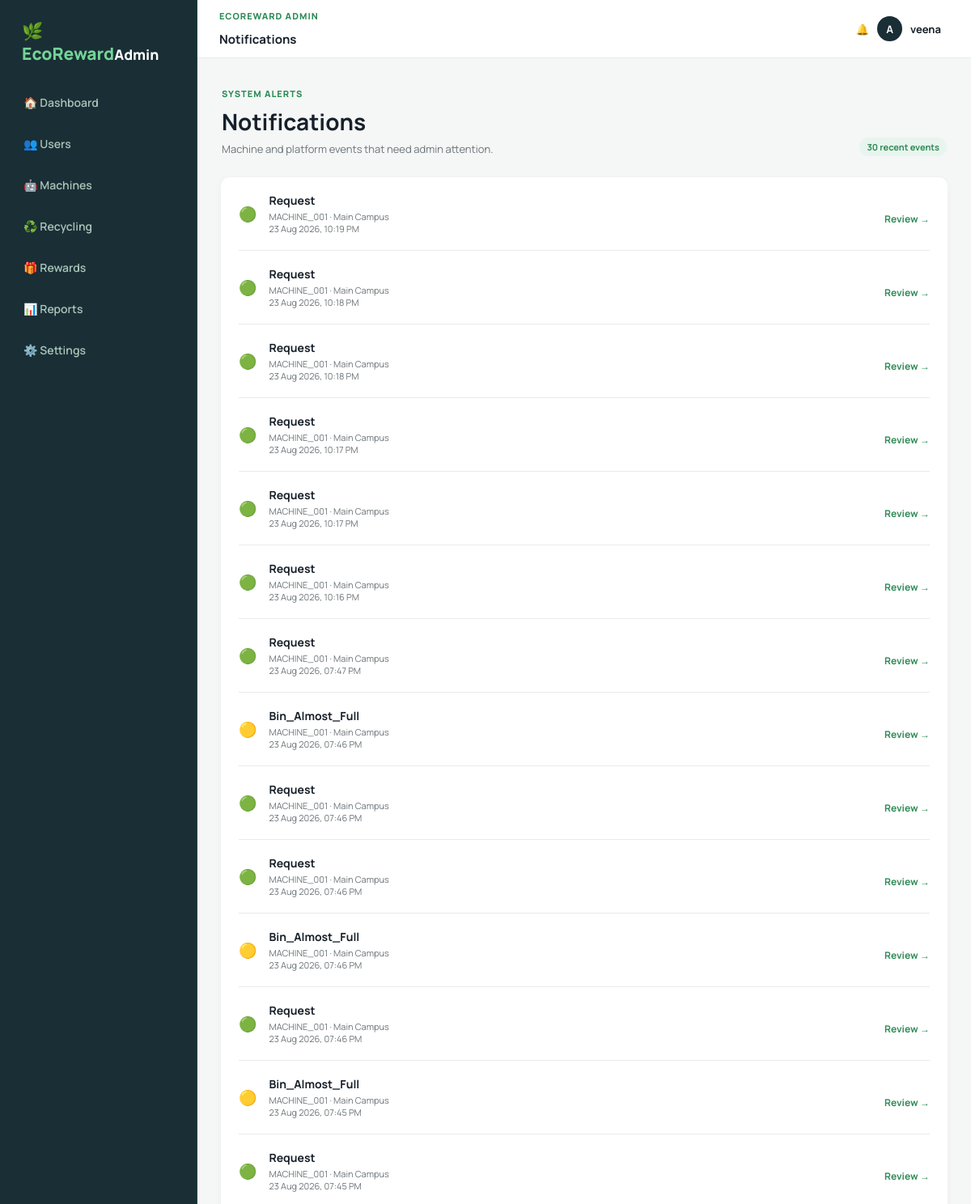
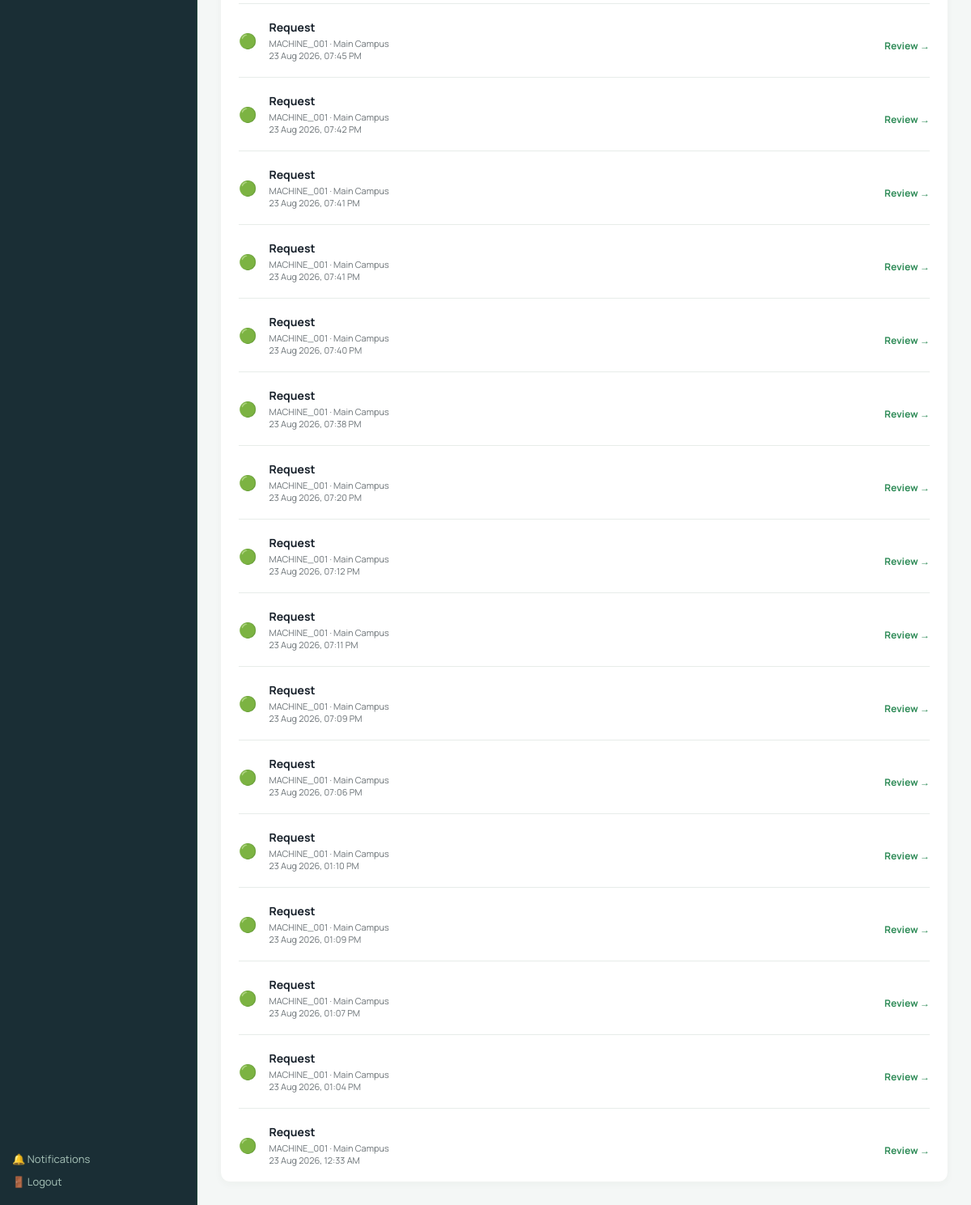
Screenshot of /admin-panel/notifications/ (signed in) with the database file from the repository (2 pictures, top to bottom).
### recycling/models.py (models this page shows)
class MachineEvent(models.Model):
    machine = models.ForeignKey(Machine, on_delete=models.CASCADE)
    event_type = models.CharField(max_length=60)
    data = models.JSONField(default=dict)
    created_at = models.DateTimeField(auto_now_add=True)

class Machine(models.Model):
    STATUS_CHOICES = [("ONLINE", "Online"), ("OFFLINE", "Offline"), ("MAINTENANCE", "Maintenance")]
    code = models.CharField(max_length=40, unique=True)
    location = models.CharField(max_length=120, default="Main Campus")
    status = models.CharField(max_length=20, choices=STATUS_CHOICES, default="ONLINE")
    bin_level = models.PositiveIntegerField(default=40)
    api_key = models.CharField(max_length=120, default="change-me")
    last_seen = models.DateTimeField(auto_now=True)

### recycling/views.py (the view)
# urls.py: path("admin-panel/notifications/", views.admin_notifications_page, name="admin_notifications_page"),
@login_required
def admin_notifications_page(request):
    if not admin_only(request):
        return redirect("dashboard")
    events = MachineEvent.objects.select_related("machine").order_by("-created_at")[:30]
    return render(request, "admin/notifications.html", {"events": events, "unread": events.count(), "admin_section": "notifications", "page_title": "Notifications"})

### recycling/views.py (called while the page is built)
def admin_only(request):
    return request.user.is_authenticated and hasattr(request.user, "profile") and request.user.profile.role == "ADMIN"

### templates/admin/notifications.html
{% extends 'admin/base.html' %}
{% block admin_content %}
<div class="page-heading"><div><p class="eyebrow">SYSTEM ALERTS</p><h1>Notifications</h1><p>Machine and platform events that need admin attention.</p></div><span class="pill">{{ unread }} recent events</span></div>
<section class="panel admin-panel notification-panel">{% for event in events %}<article class="notification-item"><span class="alert-symbol">{% if event.event_type == 'BIN_ALMOST_FULL' %}🟡{% elif event.event_type == 'REQUEST' %}🟢{% else %}⚠️{% endif %}</span><div><h2>{{ event.event_type|title }}</h2><p>{{ event.machine.code }} · {{ event.machine.location }}</p><time>{{ event.created_at|date:'d M Y, h:i A' }}</time></div><a class="detail" href="{% url 'admin_machine_detail_page' event.machine.id %}">Review →</a></article>{% empty %}<div class="empty-state">No notifications yet.</div>{% endfor %}</section>
{% endblock %}

### templates/admin/base.html (shortened to what this page needs)
{% extends 'base.html' %}
{% block body %}
<div class="shell admin-shell">
  <aside class="sidebar admin-sidebar">
    <div>
      <div class="brand"><span>🌿 EcoReward</span><small>Admin</small></div>
      <nav class="nav admin-nav">
        <a class="{% if admin_section == 'dashboard' %}active{% endif %}" href="{% url 'admin_dashboard' %}">🏠 Dashboard</a>
        <a class="{% if admin_section == 'users' %}active{% endif %}" href="{% url 'admin_users_page' %}">👥 Users</a>
        <a class="{% if admin_section == 'machines' %}active{% endif %}" href="{% url 'admin_machines_page' %}">🤖 Machines</a>
        <a class="{% if admin_section == 'recycling' %}active{% endif %}" href="{% url 'admin_recycling_page' %}">♻️ Recycling</a>
        <a class="{% if admin_section == 'rewards' %}active{% endif %}" href="{% url 'admin_rewards_page' %}">🎁 Rewards</a>
        <a class="{% if admin_section == 'reports' %}active{% endif %}" href="{% url 'admin_reports_page' %}">📊 Reports</a>
        <a class="{% if admin_section == 'settings' %}active{% endif %}" href="{% url 'admin_settings_page' %}">⚙️ Settings</a>
      </nav>
    </div>
    <div class="admin-side-foot">
      <a href="{% url 'admin_notifications_page' %}">🔔 Notifications</a>
      <a href="{% url 'logout' %}">🚪 Logout</a>
    </div>
  </aside>
  <div class="content">
    <header class="topbar admin-topbar">
      <div class="admin-page-title"><span class="eyebrow">ECOREWARD ADMIN</span><b>{{ page_title }}</b></div>
      <div class="user"><a href="{% url 'admin_notifications_page' %}">🔔</a><span class="avatar">{{ request.user.username|first|upper }}</span><span>{{ request.user.get_full_name|default:request.user.username }}</span></div>
    </header>
    <main class="main admin-main">{% block admin_content %}{% endblock %}</main>
  </div>
</div>
{% endblock %}

### static/css/app.css (style rules this page uses)
:root { --green:#2e8b57;--dark:#1a2e35;--mint:#e8f5ee;--bg:#f4f7f6;--ink:#17202a;--muted:#6d7478;--line:#e7ece9;--orange:#f48622 }
* { box-sizing:border-box }
body { margin:0;background:var(--bg);color:var(--ink);font-family:Manrope,Arial,sans-serif }
a { text-decoration:none;color:inherit }
.shell { display:flex;min-height:100vh }
.sidebar { width:244px;background:#fff;border-right:1px solid var(--line);padding:20px 15px;display:flex;flex-direction:column;justify-content:space-between }
.brand { font-size:21px;font-weight:800;color:var(--dark);padding:4px 12px 24px }
.brand span { color:var(--green) }
.nav { display:grid;gap:6px }
.nav a { padding:13px 14px;color:var(--muted);border-radius:9px;font-weight:600;font-size:14px }
.content { flex:1;min-width:0 }
.topbar { height:60px;background:#fff;border-bottom:1px solid var(--line);display:flex;align-items:center;justify-content:space-between;padding:0 27px }
.user { display:flex;align-items:center;gap:10px;font-size:13px;font-weight:700;white-space:nowrap }
.avatar { width:31px;height:31px;border-radius:50%;background:var(--dark);color:#fff;display:grid;place-items:center }
.main { padding:24px 28px 28px;max-width:1180px;margin:auto }
.hero,.card,.panel { background:#fff;border:1px solid #f0f3f1;border-radius:12px;box-shadow:0 3px 10px #18352c08 }
.detail { display:block;color:var(--green);font-size:12px;font-weight:700;margin-top:13px }
.panel { padding:18px }
.panel h2 { font-size:16px;margin:0 }
.pill { padding:4px 9px;border-radius:99px;background:var(--mint);color:var(--green);font-size:11px;font-weight:700 }
.admin-shell .sidebar { background:var(--dark);color:#fff }
.admin-shell .brand { color:#fff }
.admin-shell .nav a { color:#bac6c5 }
.eyebrow { margin:0 0 8px;color:var(--green);font-size:11px;font-weight:800;letter-spacing:1px }
.admin-topbar { height:72px }
.admin-topbar>div:first-child { display:grid;gap:3px }
.admin-topbar b { font-size:15px }
.admin-sidebar { background:#102a25;color:#dcece4;border-color:#21463b }
.admin-sidebar .brand { color:#fff }
.admin-sidebar .brand span { color:#73d497 }
.admin-sidebar .nav a { color:#a9c5ba }
.admin-side-foot { display:grid;gap:10px;font-size:13px }
.admin-side-foot>a { color:#a9c5ba }
.admin-main { max-width:1400px }
.admin-panel { padding:21px }
.admin-panel h2 { margin:0;font-size:18px }
.admin-nav a { display:flex;gap:10px;align-items:center }
.admin-page-title { display:grid;gap:3px }
.page-heading { display:flex;align-items:end;justify-content:space-between;gap:20px;padding:12px 2px 25px }
.page-heading h1 { margin:0 0 6px;font-size:28px }
.page-heading p:not(.eyebrow) { margin:0;color:var(--muted);font-size:13px }
.alert-symbol { font-size:18px }
.notification-panel { padding:0 22px }
.notification-item { display:flex;align-items:center;gap:15px;padding:19px 0;border-bottom:1px solid var(--line) }
.notification-item:last-child { border:0 }
.notification-item h2 { font-size:14px;margin:0 0 3px }
.notification-item p,.notification-item time { display:block;color:var(--muted);font-size:11px;margin:0 }
.notification-item .detail { margin-left:auto }
html,body { max-width:100%;overflow-x:hidden }

### rows the page displays
MachineEvent: event_type "Request", machine.code "MACHINE_001", machine.location "Main Campus", created_at "23 Aug 2026, 10:19 PM"
MachineEvent: event_type "Request", machine.code "MACHINE_001", machine.location "Main Campus", created_at "23 Aug 2026, 10:18 PM"
MachineEvent: event_type "Request", machine.code "MACHINE_001", machine.location "Main Campus", created_at "23 Aug 2026, 10:18 PM"
MachineEvent: event_type "Request", machine.code "MACHINE_001", machine.location "Main Campus", created_at "23 Aug 2026, 10:17 PM"
MachineEvent: event_type "Request", machine.code "MACHINE_001", machine.location "Main Campus", created_at "23 Aug 2026, 10:17 PM"
MachineEvent: event_type "Request", machine.code "MACHINE_001", machine.location "Main Campus", created_at "23 Aug 2026, 10:16 PM"
MachineEvent: event_type "Request", machine.code "MACHINE_001", machine.location "Main Campus", created_at "23 Aug 2026, 07:47 PM"
MachineEvent: event_type "Bin_Almost_Full", machine.code "MACHINE_001", machine.location "Main Campus", created_at "23 Aug 2026, 07:46 PM"
MachineEvent: event_type "Request", machine.code "MACHINE_001", machine.location "Main Campus", created_at "23 Aug 2026, 07:46 PM"
MachineEvent: event_type "Request", machine.code "MACHINE_001", machine.location "Main Campus", created_at "23 Aug 2026, 07:46 PM"
MachineEvent: event_type "Bin_Almost_Full", machine.code "MACHINE_001", machine.location "Main Campus", created_at "23 Aug 2026, 07:46 PM"
MachineEvent: event_type "Request", machine.code "MACHINE_001", machine.location "Main Campus", created_at "23 Aug 2026, 07:46 PM"
MachineEvent: event_type "Bin_Almost_Full", machine.code "MACHINE_001", machine.location "Main Campus", created_at "23 Aug 2026, 07:45 PM"
MachineEvent: event_type "Request", machine.code "MACHINE_001", machine.location "Main Campus", created_at "23 Aug 2026, 07:45 PM"
MachineEvent: event_type "Request", machine.code "MACHINE_001", machine.location "Main Campus", created_at "23 Aug 2026, 07:45 PM"
MachineEvent: event_type "Request", machine.code "MACHINE_001", machine.location "Main Campus", created_at "23 Aug 2026, 07:42 PM"
MachineEvent: event_type "Request", machine.code "MACHINE_001", machine.location "Main Campus", created_at "23 Aug 2026, 07:41 PM"
MachineEvent: event_type "Request", machine.code "MACHINE_001", machine.location "Main Campus", created_at "23 Aug 2026, 07:41 PM"
MachineEvent: event_type "Request", machine.code "MACHINE_001", machine.location "Main Campus", created_at "23 Aug 2026, 07:40 PM"
MachineEvent: event_type "Request", machine.code "MACHINE_001", machine.location "Main Campus", created_at "23 Aug 2026, 07:38 PM"
MachineEvent: event_type "Request", machine.code "MACHINE_001", machine.location "Main Campus", created_at "23 Aug 2026, 07:20 PM"
MachineEvent: event_type "Request", machine.code "MACHINE_001", machine.location "Main Campus", created_at "23 Aug 2026, 07:12 PM"
MachineEvent: event_type "Request", machine.code "MACHINE_001", machine.location "Main Campus", created_at "23 Aug 2026, 07:11 PM"
MachineEvent: event_type "Request", machine.code "MACHINE_001", machine.location "Main Campus", created_at "23 Aug 2026, 07:09 PM"
MachineEvent: event_type "Request", machine.code "MACHINE_001", machine.location "Main Campus", created_at "23 Aug 2026, 07:06 PM"
MachineEvent: event_type "Request", machine.code "MACHINE_001", machine.location "Main Campus", created_at "23 Aug 2026, 01:10 PM"
MachineEvent: event_type "Request", machine.code "MACHINE_001", machine.location "Main Campus", created_at "23 Aug 2026, 01:09 PM"
MachineEvent: event_type "Request", machine.code "MACHINE_001", machine.location "Main Campus", created_at "23 Aug 2026, 01:07 PM"
MachineEvent: event_type "Request", machine.code "MACHINE_001", machine.location "Main Campus", created_at "23 Aug 2026, 01:04 PM"
MachineEvent: event_type "Request", machine.code "MACHINE_001", machine.location "Main Campus", created_at "23 Aug 2026, 12:33 AM"

### other values shown
{{ page_title }} "Notifications"
{{ request.user.username|first|upper }} "A"
{{ request.user.get_full_name|default:request.user.username }} "veena"
{{ unread }} "30"
